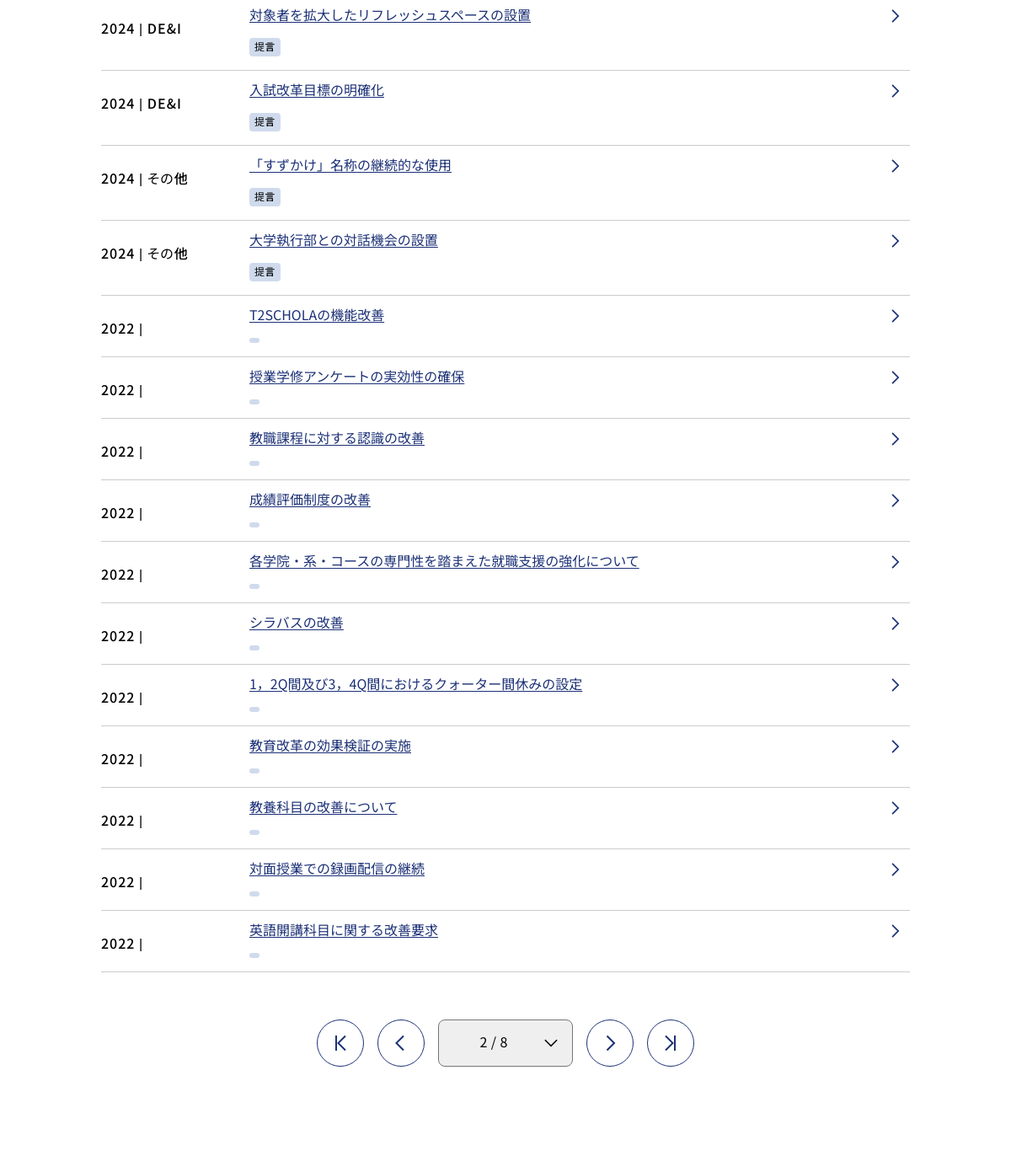
/suggestion/index.php?page=2 (middle part), run on an earlier commit of the app's database.
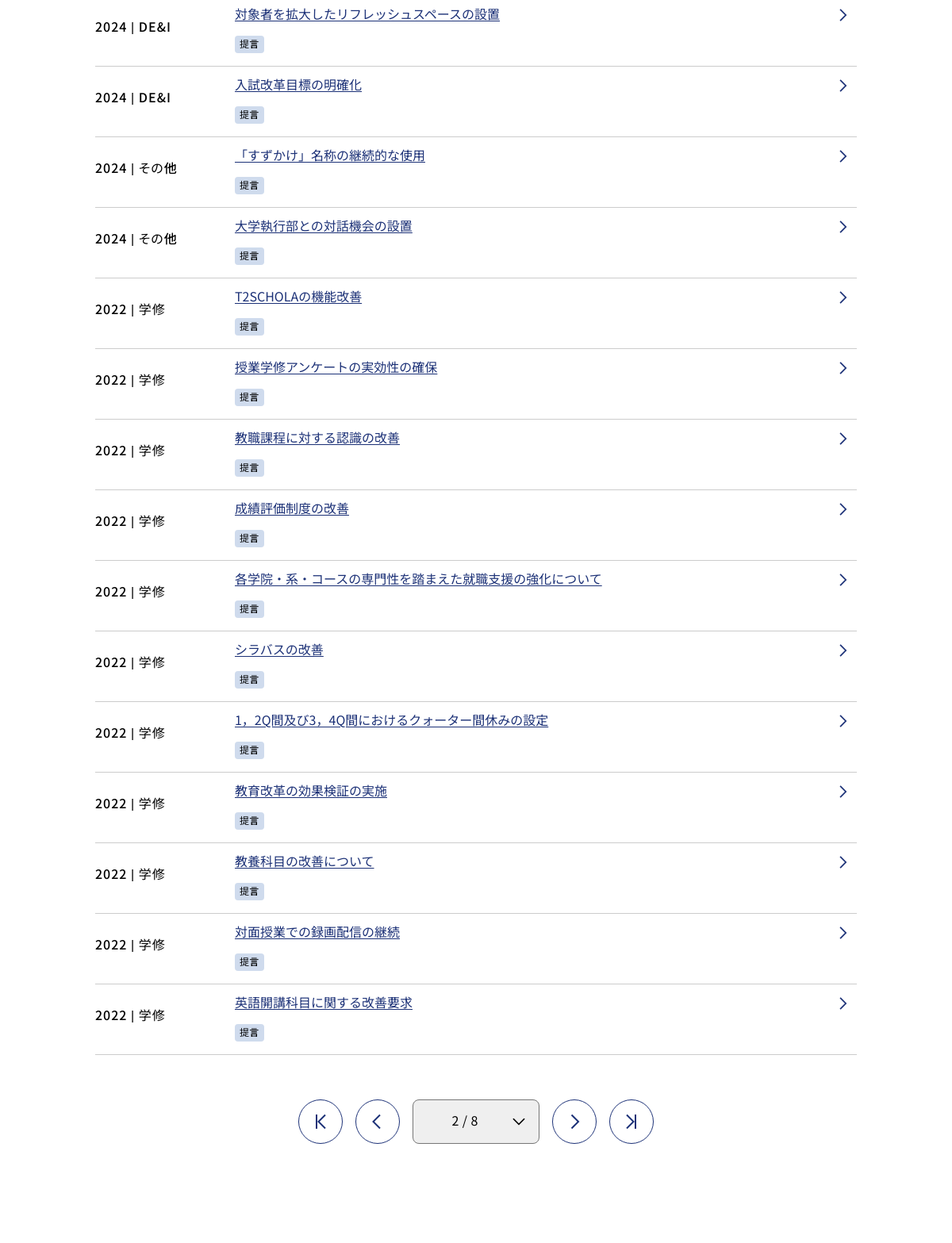
And on a later commit of the database.
### tables this page shows
CREATE TABLE "teigen" (
	"Year"	INTEGER NOT NULL,
	"Category"	TEXT,
	"Type"	TEXT,
	"CategoryNo"	INTEGER NOT NULL,
	"TeigenNo"	INTEGER NOT NULL,
	"Title"	TEXT NOT NULL,
	"Page"	INTEGER,
	"ResponsePage"	INTEGER,
	"ID"	INTEGER
);

### suggestion/index.php (the view, shortened to what this page needs)
<!DOCTYPE html>
<html lang="ja" dir="ltr">
<head prefix="og:http://ogp.me/ns# fb:http://ogp.me/ns/fb# website:http://ogp.me/ns/website#">
<link rel="stylesheet" href="/studentsurvey/assets/css/font.css">
<link rel="stylesheet" href="/studentsurvey/assets/css/style.css">
</head>
<body id="top">
<div class="contentArea">
<div class="container">
<?php
$db = new PDO("sqlite:" . __DIR__ . "/../assets/db/teigen.db");
$page = isset($_GET['page']) ? max(1, intval($_GET['page'])) : 1;
$perPage = 20;
$offset = ($page - 1) * $perPage;
$sqlBase = "FROM teigen WHERE 1=1";
$params = [];
$countSql = "SELECT COUNT(*) " . $sqlBase;
$countStmt = $db->prepare($countSql);
$countStmt->execute($params);
$total = (int)$countStmt->fetchColumn();
$sql = "SELECT Year, Category, Type, Title, Page, ID " . $sqlBase . " LIMIT :limit OFFSET :offset";
$stmt = $db->prepare($sql);
$stmt->bindValue(':limit', $perPage, PDO::PARAM_INT);
$stmt->bindValue(':offset', $offset, PDO::PARAM_INT);
$stmt->execute();
$rows = $stmt->fetchAll(PDO::FETCH_ASSOC);
$totalPages = ceil($total / $perPage);
?>
<ul class="c-entryList">
<ul class="c-entryList">
<?php foreach ($rows as $row): ?>
  <li class="c-entryList__item">
    <a href="detail.php?id=<?= htmlspecialchars($row['ID']) ?>" class="c-entryList__link">
      <div class="c-entryList__date">
        <p class="c-entryList__dateTime">
          <?= htmlspecialchars($row['Year']) ?>&nbsp;|&nbsp;<?= htmlspecialchars($row['Category']) ?>
        </p>
      </div>
      <div class="c-entryList__body">
        <div class="c-entryList__text">
          <?= htmlspecialchars($row['Title']) ?>
        </div>
        <div class="c-entryList__tags">
          <span class="c-label">
            <span class="c-label__text"><?= htmlspecialchars($row['Type']) ?></span>
          </span>
        </div>
        <svg class="c-entryList__icon icon" aria-hidden="true" role="img">
          <use xlink:href="/studentsurvey/assets/img/sprite.svg#chevron_right"></use>
        </svg>
      </div>
    </a>
  </li>
<?php endforeach; ?>
</ul>
<?php
function buildPageUrl($page) {
    $query = $_GET;
    $query['page'] = $page;
    return '?' . http_build_query($query);
}
?>
<div class="c-pagination">
  <div class="c-pagination__item c-pagination__item--controller">
    <?php if ($page > 1): ?>
      <a href="<?= buildPageUrl(1) ?>" aria-label="最初のページ">
        <svg class="c-button__icon icon" aria-hidden="true" role="img">
          <use xlink:href="/studentsurvey/assets/img/sprite.svg#chevron-line_left"></use>
        </svg>
      </a>
    <?php endif; ?>
  </div>
  <div class="c-pagination__item c-pagination__item--controller">
    <?php if ($page > 1): ?>
      <a href="<?= buildPageUrl($page-1) ?>" aria-label="前へ">
        <svg class="c-button__icon icon" aria-hidden="true" role="img">
          <use xlink:href="/studentsurvey/assets/img/sprite.svg#chevron_left"></use>
        </svg>
      </a>
    <?php endif; ?>
  </div>
  <div class="c-selectGroup">
    <select class="c-select" aria-label="表示するページ" onchange="location.href=this.value">
      <?php for ($i = 1; $i <= $totalPages; $i++): ?>
        <option value="<?= buildPageUrl($i) ?>" <?= $i == $page ? 'selected' : '' ?>>
          <?= $i ?> / <?= $totalPages ?>
        </option>
      <?php endfor; ?>
    </select>
  </div>
  <div class="c-pagination__item c-pagination__item--controller">
    <?php if ($page < $totalPages): ?>
      <a href="<?= buildPageUrl($page+1) ?>" aria-label="次へ">
        <svg class="c-button__icon icon" aria-hidden="true" role="img">
          <use xlink:href="/studentsurvey/assets/img/sprite.svg#chevron_right"></use>
        </svg>
      </a>
    <?php endif; ?>
  </div>
  <div class="c-pagination__item c-pagination__item--controller">
    <?php if ($page < $totalPages): ?>
      <a href="<?= buildPageUrl($totalPages) ?>" aria-label="最後のページ">
        <svg class="c-button__icon icon" aria-hidden="true" role="img">
          <use xlink:href="/studentsurvey/assets/img/sprite.svg#chevron-line_right"></use>
        </svg>
      </a>
    <?php endif; ?>
  </div>
</div>
<div class="contentArea__bottom">
</div>
</div>
</div>
</body>
</html>

What changed in the data, as far as the page shows it:
removed teigen: Year "2022", Title "T2SCHOLAの機能改善"
removed teigen: Year "2022", Title "授業学修アンケートの実効性の確保"
removed teigen: Year "2022", Title "教職課程に対する認識の改善"
removed teigen: Year "2022", Title "成績評価制度の改善"
removed teigen: Year "2022", Title "各学院・系・コースの専門性を踏まえた就職支援の強化について"
removed teigen: Year "2022", Title "シラバスの改善"
removed teigen: Year "2022", Title "1，2Q間及び3，4Q間におけるクォーター間休みの設定"
removed teigen: Year "2022", Title "教育改革の効果検証の実施"
removed teigen: Year "2022", Title "教養科目の改善について"
removed teigen: Year "2022", Title "対面授業での録画配信の継続"
removed teigen: Year "2022", Title "英語開講科目に関する改善要求"
added teigen: Year "2022", Category "学修", Title "T2SCHOLAの機能改善", Type "提言"
added teigen: Year "2022", Category "学修", Title "授業学修アンケートの実効性の確保", Type "提言"
added teigen: Year "2022", Category "学修", Title "教職課程に対する認識の改善", Type "提言"
added teigen: Year "2022", Category "学修", Title "成績評価制度の改善", Type "提言"
added teigen: Year "2022", Category "学修", Title "各学院・系・コースの専門性を踏まえた就職支援の強化について", Type "提言"
added teigen: Year "2022", Category "学修", Title "シラバスの改善", Type "提言"
added teigen: Year "2022", Category "学修", Title "1，2Q間及び3，4Q間におけるクォーター間休みの設定", Type "提言"
added teigen: Year "2022", Category "学修", Title "教育改革の効果検証の実施", Type "提言"
added teigen: Year "2022", Category "学修", Title "教養科目の改善について", Type "提言"
added teigen: Year "2022", Category "学修", Title "対面授業での録画配信の継続", Type "提言"
added teigen: Year "2022", Category "学修", Title "英語開講科目に関する改善要求", Type "提言"
